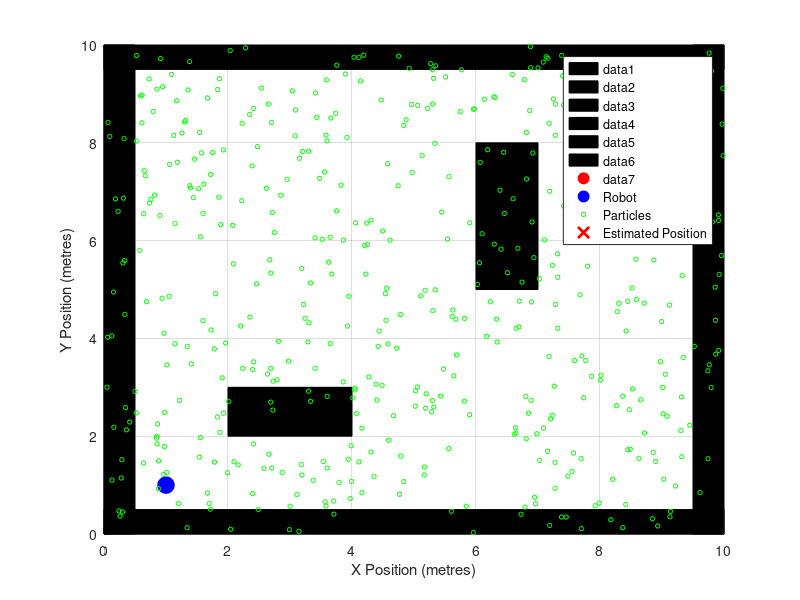

Here is the MATLAB script that generated this plot: (Note: this script raises an error after producing the figure.)
% Setup figure for 2D map with obstacles, target, and moving dot
figure('Name', '2D Map with Obstacles and Lidar Localization');
hold on;
axis([0 10 0 10]);
grid on;

% Add labels with units
xlabel('X Position (metres)');
ylabel('Y Position (metres)');

% Obstacles
rectangle('Position', [2, 2, 2, 1], 'FaceColor', 'k'); % Obstacle 1
rectangle('Position', [6, 5, 1, 3], 'FaceColor', 'k'); % Obstacle 2

% Boundary walls
rectangle('Position', [0, 9.5, 10, 0.5], 'FaceColor', 'k'); % Top
rectangle('Position', [0, 0, 10, 0.5], 'FaceColor', 'k'); % Bottom
rectangle('Position', [0, 0, 0.5, 10], 'FaceColor', 'k'); % Left
rectangle('Position', [9.5, 0, 0.5, 10], 'FaceColor', 'k'); % Right

% Target position
plot(9, 9, 'ro', 'MarkerSize', 10, 'MarkerFaceColor', 'r');

% Define waypoints for movement
waypoints = [1, 1; 1, 4; 5, 4; 5, 9; 9, 9];
steps = 500;
motion_error_std = 0.1; % Slight noise for motion

% Particle filter parameters
num_particles = 500;
lidar_max_range = 1;
lidar_noise_std = 0.5;

% Initialize robot position, particles, and weights
robot_pos = [1, 1]; % Starting position
particles = [rand(num_particles, 1) * 10, rand(num_particles, 1) * 10]; % Global distribution
weights = ones(num_particles, 1) / num_particles;

% Visualization handles
robot_plot = plot(robot_pos(1), robot_pos(2), 'bo', 'MarkerFaceColor', 'b', ...
                  'MarkerSize', 12, 'DisplayName', 'Robot'); % Larger size for the blue dot
particles_plot = scatter(particles(:, 1), particles(:, 2), 10, weights, 'MarkerEdgeColor', 'g', ...
                         'MarkerFaceColor', 'none', 'DisplayName', 'Particles'); % Hollow particles
colormap('autumn'); % Colormap for weight-based fading
estimated_plot = plot(NaN, NaN, 'rx', 'MarkerSize', 10, 'LineWidth', 2, 'DisplayName', 'Estimated Position');
legend;

% Main simulation loop
while true
    % Move the robot
    robot_pos = move_robot_straight(robot_pos, waypoints, motion_error_std);
    
    % Check if robot has reached the final waypoint
    if all(abs(robot_pos - waypoints(end, :)) < 0.2) % Final position threshold
        disp('Robot reached the target location.');
        break;
    end

    % Get real lidar measurement
    real_lidar = get_lidar_measurements(robot_pos, lidar_max_range, lidar_noise_std);
    
    % Move particles mimicking the robot's motion
    particles = move_particles_mimic_robot(particles, robot_pos, motion_error_std);
    
    % Predict lidar measurements for particles
    predicted_lidar = arrayfun(@(i) get_lidar_measurements(particles(i, :), lidar_max_range, 0), ...
                               1:num_particles, 'UniformOutput', false);
    predicted_lidar = cell2mat(predicted_lidar');

    % Calculate weights based on lidar measurement errors
    errors = sum((predicted_lidar - real_lidar).^2, 2);
    weights = exp(-errors / (2 * lidar_noise_std^2));
    weights = weights / (sum(weights) + eps);
    
    % Estimate position
    estimated_pos = sum(particles .* weights, 1);
    
    % Resample particles
    edges = cumsum(weights);
    edges(end) = 1; % Ensure numerical stability
    u = rand / num_particles;
    indices = zeros(num_particles, 1);
    for i = 1:num_particles
        indices(i) = find(u < edges, 1);
        u = u + 1 / num_particles;
    end
    particles = particles(indices, :);

    % Visualization updates
    set(robot_plot, 'XData', robot_pos(1), 'YData', robot_pos(2));
    set(particles_plot, 'XData', particles(:, 1), 'YData', particles(:, 2), 'CData', weights); % Update weights
    set(estimated_plot, 'XData', estimated_pos(1), 'YData', estimated_pos(2));
    drawnow;
end

% Hide particles in the final display
set(particles_plot, 'Visible', 'off');

% Display final robot and estimated positions
disp(['Final Robot Position: ', mat2str(robot_pos)]);
disp(['Final Estimated Position: ', mat2str(estimated_pos)]);

disp('Simulation complete.');

function new_pos = move_robot_straight(current_pos, waypoints, motion_error_std)
    persistent current_waypoint_index;
    if isempty(current_waypoint_index)
        current_waypoint_index = 1; % Start at the first waypoint
    end

    % Check if we have reached the last waypoint
    if current_waypoint_index > size(waypoints, 1)
        new_pos = current_pos;
        return; % Stay at the final position
    end

    % Get the current target waypoint
    target_waypoint = waypoints(current_waypoint_index, :);

    % Calculate the direction vector toward the current waypoint
    direction = target_waypoint - current_pos;
    distance_to_waypoint = norm(direction);

    % If close enough to the current waypoint, move to the next waypoint
    if distance_to_waypoint < 0.2 % Threshold for waypoint switching
        current_waypoint_index = current_waypoint_index + 1;

        % Check if we are at the final waypoint
        if current_waypoint_index > size(waypoints, 1)
            new_pos = target_waypoint; % Snap to the final position
            return;
        end

        % Update the target waypoint
        target_waypoint = waypoints(current_waypoint_index, :);
        direction = target_waypoint - current_pos;
        distance_to_waypoint = norm(direction);
    end

    % Normalize the direction vector and move a fixed step size
    direction = direction / max(distance_to_waypoint, eps); % Avoid division by zero
    step_size = min(0.2, distance_to_waypoint); % Step size limited by remaining distance
    new_pos = current_pos + step_size * direction;

    % Add minimal noise to simulate real-world motion (optional)
    new_pos = new_pos + motion_error_std * randn(1, 2);

    % Keep the robot within map bounds (optional safety check)
    new_pos = max(new_pos, [0.5, 0.5]); % Minimum boundary
    new_pos = min(new_pos, [9.5, 9.5]); % Maximum boundary
end

% Function to move particles mimicking the robot
function new_particles = move_particles_mimic_robot(particles, robot_pos, motion_error_std)
    % Move particles the same way the robot moves but starting from random positions
    displacement = (robot_pos - mean(particles, 1));
    new_particles = particles + displacement + motion_error_std * randn(size(particles));
end

% Function to get lidar measurements
function lidar_readings = get_lidar_measurements(pos, max_range, noise_std)
    directions = [1, 0; 0, 1; -1, 0; 0, -1]; % N, E, S, W
    lidar_readings = max_range * ones(1, size(directions, 1));

    for i = 1:size(directions, 1)
        for d = 0:0.1:max_range
            test_point = pos + d * directions(i, :);
            if test_point(1) < 0 || test_point(1) > 10 || test_point(2) < 0 || test_point(2) > 10 || ...
                    ((test_point(1) > 2 && test_point(1) < 4 && test_point(2) > 2 && test_point(2) < 3) || ...
                    (test_point(1) > 6 && test_point(1) < 7 && test_point(2) > 5 && test_point(2) < 8))
                lidar_readings(i) = d + noise_std * randn();
                break;
            end
        end
    end
end